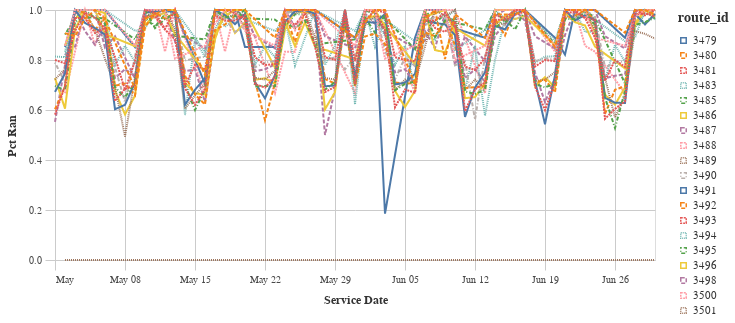

Notebook code for this chart:
### Code cell
line = alt.Chart(rt_sched).mark_line().encode(
    x=alt.X('service_date', title=_dla_utils.labeling('service_date')),
    y=alt.Y('pct_ran', title=_dla_utils.labeling('pct_ran')),
    color='route_id',
    strokeDash='route_id',
)
line_chart = styleguide.preset_chart_config(line)
line_chart = _dla_utils.add_tooltip(line_chart, 'route_id', 'pct_ran')
line_chart.properties(width=600)

### Figure 1 — Vega-Lite specification as saved in the notebook (floating-point values rounded to 4 significant figures; data arrays with more than 128 entries replaced by an {"elided": "..."} marker saying what was removed)
{"config": {"view": {"continuousWidth": 400, "continuousHeight": 300}, "axis": {"domainColor": "#cbcbcb", "grid": true, "gridColor": "#cbcbcb", "gridWidth": 1, "labelColor": "#474747", "labelFont": "Nunito Sans", "labelFontSize": 10, "labelPadding": 4, "tickColor": "#cbcbcb", "tickSize": 10, "titleColor": "#333", "titleFont": "Raleway", "titleFontSize": 12, "titlePadding": 10}, "axisBand": {"grid": false}, "background": "white", "font": "Raleway", "header": {"labelFont": "Nunito Sans", "titleFont": "Raleway"}, "legend": {"labelColor": "#333", "labelFont": "Nunito Sans", "labelFontSize": 11, "labelLimit": 0, "padding": 1, "symbolSize": 30, "symbolType": "square", "titleColor": "#333", "titleFont": "Raleway", "titleFontSize": 14, "titlePadding": 10}, "title": {"anchor": "middle", "font": "Raleway", "fontSize": 18, "fontWeight": 300, "offset": 20}}, "data": {"name": "data-e0c7238491aa83a075f85849f23def51"}, "mark": "line", "encoding": {"color": {"field": "route_id", "type": "nominal"}, "strokeDash": {"field": "route_id", "type": "nominal"}, "tooltip": [{"field": "route_id", "title": "Route Id", "type": "nominal"}, {"field": "pct_ran", "title": "Pct Ran", "type": "quantitative"}], "x": {"field": "service_date", "title": "Service Date", "type": "temporal"}, "y": {"field": "pct_ran", "title": "Pct Ran", "type": "quantitative"}}, "height": 250, "width": 600, "$schema": "https://vega.github.io/schema/vega-lite/v4.17.0.json", "datasets": {"data-e0c7238491aa83a075f85849f23def51": {"elided": "1002 records"}}}
